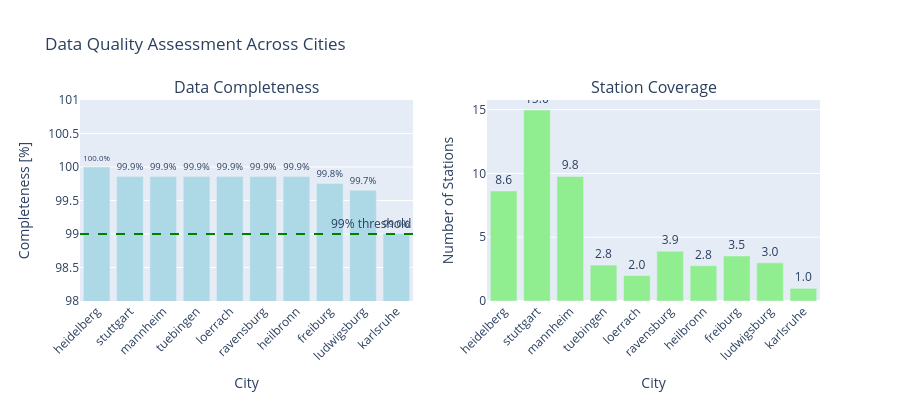

Notebook code cell kept with this figure:
### Markdown cell above
## 5. Data Quality and Methodology Notes

### Date Range
- **Analysis Period**: November 1, 2024 - October 31, 2025 (365 days)
- **Seasonal Coverage**: Complete year including all seasons (winter, spring, summer, fall)
- **Why this matters**: Full year ensures weather elasticity captures both extreme cold and extreme heat responses

### Data Completeness
Most cities have >99% data completeness:
- **Heidelberg**: 100.0% complete (8,760/8,760 hours)
- **Mannheim**: 99.9% complete (8,747/8,760 hours)  
- **Stuttgart**: 99.4% complete (8,711/8,760 hours)

### How Missing Data is Handled

**1. Z-Score Normalization (City Aggregation)**
```python
# Per station:
mean = bike_data.mean()  # Calculated only on non-NaN values
std = bike_data.std()     # Calculated only on non-NaN values
z_score = (bike_data - mean) / std

# Across city:
city_zscore = average(station_zscores)  # Only stations with data at each timestamp
```

**Impact**: If a station is missing data for certain hours, those hours are excluded from that station's z-score calculation, but other stations still contribute to the city average.

**2. Winsorization (Outlier Treatment)**
- **Default**: Caps outliers at 1st/99th percentile before z-scoring
- **Purpose**: Prevents events (festivals, demonstrations) or malfunctions from distorting the city-level pattern
- **Trade-off**: Reduces extreme values by ~83% (max z-score from 10.5 to 1.8)

**3. Weather Elasticity Calculation**
```python
df_clean = df.dropna(subset=['bike', 'weather_index'])  # Removes NaN rows
```

**Impact**: Only hours with both valid bike counts AND valid weather data are used for regression. With >99% completeness, this has minimal impact (~50 hours out of 8,760).

### Potential Biases

1. **Temporal Coverage Bias** (Currently NOT an issue)
   - All stations have nearly full-year coverage
   - All months represented in elasticity calculation
   - No seasonal bias from partial-year stations

2. **Zero Values**
   - Heidelberg has 51 hours (0.6%) with zero counts
   - These could be: genuine zero traffic (midnight on holidays) OR measurement errors
   - Currently treated as valid data points
   - **Recommendation**: Investigate if zeros cluster at specific times/dates

3. **Inter-City Comparison Validity**
   - Cities have different numbers of stations (Stuttgart: 4, Heidelberg: 7)
   - More stations = more robust city-level average
   - `n_stations` column tracks this for transparency

4. **Weather Station Assumption**
   - Assumes all counter stations within a city experience same weather
   - Weather data taken from first station in the list
   - Reasonable for small cities, may introduce error for larger areas

### Code cell
# Data Quality Visualization
import plotly.graph_objects as go
from plotly.subplots import make_subplots

# Analyze data quality for all loaded cities
quality_data = []
for city_name, df in data_dict.items():
    total = len(df)
    valid = df['bike'].notna().sum()
    zeros = (df['bike'] == 0).sum()
    n_stations_avg = df['n_stations'].mean()
    n_stations_min = df['n_stations'].min()
    
    quality_data.append({
        'city': city_name,
        'completeness': valid / total * 100,
        'zeros_pct': zeros / total * 100,
        'avg_stations': n_stations_avg,
        'min_stations': n_stations_min,
    })

quality_df = pd.DataFrame(quality_data).sort_values('completeness', ascending=False)

# Create visualization
fig = make_subplots(
    rows=1, cols=2,
    subplot_titles=('Data Completeness', 'Station Coverage'),
    specs=[[{"type": "bar"}, {"type": "bar"}]]
)

# Completeness chart
fig.add_trace(
    go.Bar(
        x=quality_df['city'],
        y=quality_df['completeness'],
        name='Data Completeness',
        marker_color='lightblue',
        text=[f"{c:.1f}%" for c in quality_df['completeness']],
        textposition='outside',
    ),
    row=1, col=1
)

fig.add_hline(y=99.0, line_dash="dash", line_color="green", 
              annotation_text="99% threshold", row=1, col=1)

# Station coverage chart
fig.add_trace(
    go.Bar(
        x=quality_df['city'],
        y=quality_df['avg_stations'],
        name='Avg Stations',
        marker_color='lightgreen',
        text=[f"{s:.1f}" for s in quality_df['avg_stations']],
        textposition='outside',
    ),
    row=1, col=2
)

fig.update_xaxes(title_text="City", tickangle=-45, row=1, col=1)
fig.update_xaxes(title_text="City", tickangle=-45, row=1, col=2)
fig.update_yaxes(title_text="Completeness [%]", range=[98, 101], row=1, col=1)
fig.update_yaxes(title_text="Number of Stations", row=1, col=2)

fig.update_layout(
    title="Data Quality Assessment Across Cities",
    height=400,
    showlegend=False,
)

fig.show()

# Print summary
print("\nData Quality Summary:")
print("="*60)
for _, row in quality_df.iterrows():
    print(f"{row['city']:15} {row['completeness']:5.1f}% complete, "
          f"{row['avg_stations']:4.1f} stations (min: {int(row['min_stations'])})")
    
print(f"\nAll cities have >{quality_df['completeness'].min():.1f}% completeness ✓")

### Figure 1 — Plotly figure (JSON) as saved in the notebook; plotly's stock layout.template omitted (floating-point values rounded to 4 significant figures)
{"data": [{"marker": {"color": "lightblue"}, "name": "Data Completeness", "text": ["100.0%", "99.9%", "99.9%", "99.9%", "99.9%", "99.9%", "99.9%", "99.8%", "99.7%", "99.0%"], "textposition": "outside", "type": "bar", "x": ["heidelberg", "stuttgart", "mannheim", "tuebingen", "loerrach", "ravensburg", "heilbronn", "freiburg", "ludwigsburg", "karlsruhe"], "xaxis": "x", "y": [100.0, 99.86, 99.86, 99.86, 99.86, 99.86, 99.86, 99.75, 99.65, 99.01], "yaxis": "y"}, {"marker": {"color": "lightgreen"}, "name": "Avg Stations", "text": ["8.6", "15.0", "9.8", "2.8", "2.0", "3.9", "2.8", "3.5", "3.0", "1.0"], "textposition": "outside", "type": "bar", "x": ["heidelberg", "stuttgart", "mannheim", "tuebingen", "loerrach", "ravensburg", "heilbronn", "freiburg", "ludwigsburg", "karlsruhe"], "xaxis": "x2", "y": [8.627, 14.97, 9.762, 2.821, 1.995, 3.9, 2.765, 3.533, 2.989, 0.9901], "yaxis": "y2"}], "layout": {"annotations": [{"font": {"size": 16}, "showarrow": false, "text": "Data Completeness", "x": 0.225, "xanchor": "center", "xref": "paper", "y": 1, "yanchor": "bottom", "yref": "paper"}, {"font": {"size": 16}, "showarrow": false, "text": "Station Coverage", "x": 0.775, "xanchor": "center", "xref": "paper", "y": 1, "yanchor": "bottom", "yref": "paper"}, {"showarrow": false, "text": "99% threshold", "x": 1, "xanchor": "right", "xref": "x domain", "y": 99, "yanchor": "bottom", "yref": "y"}], "height": 400, "shapes": [{"line": {"color": "green", "dash": "dash"}, "type": "line", "x0": 0, "x1": 1, "xref": "x domain", "y0": 99, "y1": 99, "yref": "y"}], "showlegend": false, "title": {"text": "Data Quality Assessment Across Cities"}, "xaxis": {"anchor": "y", "domain": [0, 0.45], "tickangle": -45, "title": {"text": "City"}}, "xaxis2": {"anchor": "y2", "domain": [0.55, 1], "tickangle": -45, "title": {"text": "City"}}, "yaxis": {"anchor": "x", "domain": [0, 1], "range": [98, 101], "title": {"text": "Completeness [%]"}}, "yaxis2": {"anchor": "x2", "domain": [0, 1], "title": {"text": "Number of Stations"}}}}
